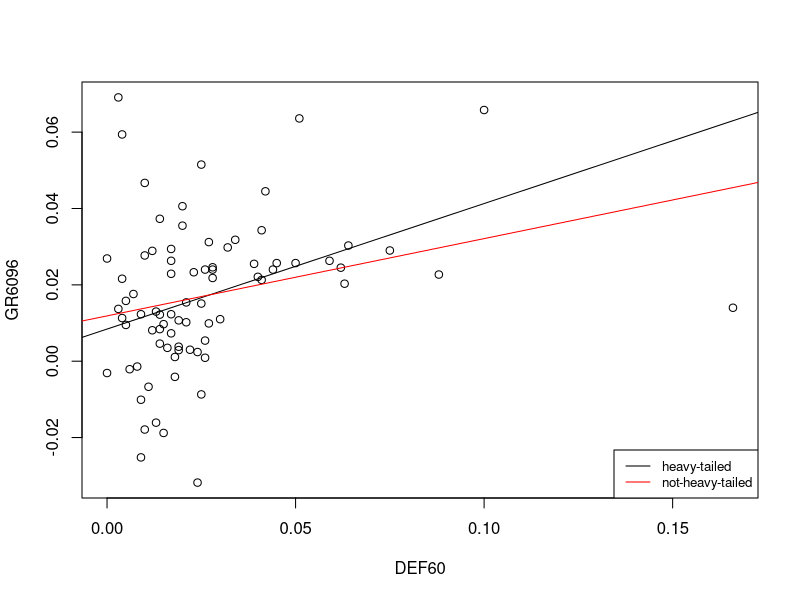

The R script that drew this image:

library(ggplot2)
library(mvtnorm)

# sample beta
rbeta = function(m2,k2,w2){
  rbeta = sample_mvn(t(m2), solve(k2)/w2, 1)
  return(rbeta)
}

rlambda<-function(h, n, beta, w, Y, X) {
  #sampling from conditional distribution of lambda given y, beta and w
  lambda = rgamma(n, rep(h/2+1/2,n),h/2+w*(Y-X %*% beta)^2/2)
  return(lambda)
  
} 

rw<-function(d2,eta2) {
  #sampling from conditional distribution of w given y, lambda
  w = rgamma(1, shape = d2/2, rate = eta2/2)
  return(w)
}

sample_mvn<-function(mu,cov,n=1e3) {
  #simulate random variables based on given mean vector and covariance matrix
  p = length(mu)
  unit_norm_sample = matrix(nrow = n, ncol = p)
  mvn_sample = matrix(nrow = n, ncol = p)
  for (j in 1:p){
    unit_norm_sample[,j] = rnorm(n)
  }
  L = chol(cov)
  mvn_sample =  t(L%*% t(unit_norm_sample)) + mu
  return(mvn_sample)
}



gdp<-read.csv("gdpgrowth.csv",header=T,stringsAsFactors = FALSE)

X = cbind(rep(1,dim(gdp)[1]),gdp$DEF60) #add one column for interception
Y = gdp$GR6096

#######BAYESIAN LINEAR REGRESSION#################
#define the prior parameters
k = matrix(data=c(0.001,0,0,0.001),nrow = 2, ncol = 2,byrow = T)  #diagnal & pretty vague precision matrix for w
d = 1
eta = 0.001
m = rep(0,dim(k)[1])
#calculate posterior distribution for w & beta
n = dim(X)[1]
p = dim(X)[2]
#d*
d2 = n+d
#k*
k2 = t(X) %*% X+k
#m*
m2 = solve(k2) %*% (t(X) %*% Y+k %*% m)
#eta*
eta2 = eta+t(Y) %*% Y+t(m) %*% k %*% m-t(m2) %*% k2 %*% m2

#posterior distribution of beta: p(beta|y)
#according to (C), p(beta|y) is a t-distribution: t(m2,d2,(eta2/d2)K2), posterior estimate of beta is m2
beta_post= m2

#pred_y = X %*% beta_post


##############HEAVY-TAILED part###############
iter = 1e4
x_dim = 2
p_dim = 2
d = 0.01
eta = 0.01
k = matrix(data=c(0.001,0,0,0.001),nrow = 2, ncol = 2,byrow = T) 
m = rep(0,dim(k)[1])
lambda = c(0, 0)
n = dim(X)[1]
h = 0.0001

beta = matrix(nrow = iter, ncol = p_dim)
w = rep(0,n)
#w[1] = rw(d, eta)
w[1] = 1
lambda = matrix(nrow = iter, ncol = n)
# s
d2 = n+d
#k*
lambda_p = diag(rep(1,n))

k2 = t(X) %*%  lambda_p %*% X+k
#m*
m2 = solve(k2) %*% (t(X) %*% lambda_p %*% Y+k %*% m)
#eta*
eta2 = eta+t(Y) %*% lambda_p %*% Y+t(m) %*% k %*% m-t(m2) %*% k2 %*% m2


## gibs sampler##
for(i in 2:iter){
  #beta[i,] = rbeta(m2, k2, w[i-1])
  beta[i,] = rmvnorm(1, m2, sigma = solve(k2)/w[i-1])
  
  # update beta
  
  #beta[i,] = rbeta(y, w, lambda, x, k, m)
  w[i] =rw(d2, eta2)
  
  # sample each lambda 
  lambda[i,] = rlambda(h, n, beta[i,], w[i], Y,X)
  #lambda[i,] = rgamma(n, rep(h/2+1/2,n),h/2+w[i]*(Y-X %*% beta[i,])^2/2)
  lambda_p = diag(lambda[i,])
  k2 = t(X) %*%  lambda_p %*% X+k
  m2 = solve(k2) %*% (t(X) %*% lambda_p %*% Y+k %*% m)
  eta2 = eta+t(Y) %*% lambda_p %*% Y+t(m) %*% k %*% m-t(m2) %*% k2 %*% m2

}

beta.avg = colMeans(beta[(iter-1000):iter,])

#############for plotting##########################
plot(X[,2],Y,xlab='DEF60',ylab='GR6096')
abline(a=beta.avg[1],b=beta.avg[2])
abline(a=beta_post[1],b=beta_post[2],col='red')

legend('bottomright',cex=.8,legend=c('heavy-tailed','not-heavy-tailed'),col=c('black','red'),lty=1)
